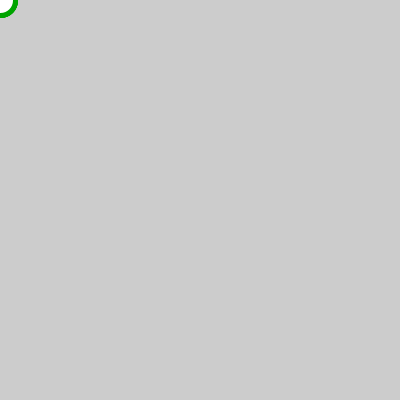
Frame 1 (no input)
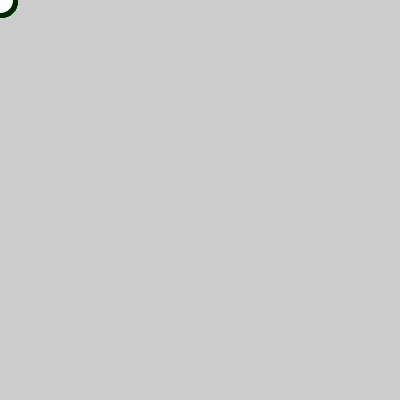
Frame 60 (the mouse pressed at the canvas centre just before this capture)
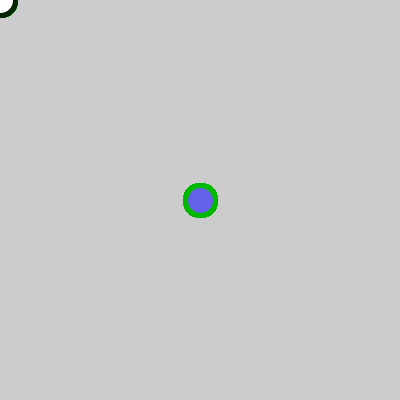
Frame 120 (the mouse held since frame 60 and released just before this capture)

The Processing sketch that drew these frames (run headless with seeded random() and noise(); from frame 60 on, the mouse is pressed at the canvas centre):

// Processing sketch: processing_108793
// ── processing_108793.pde

//Homework 3
//Copyright William Aldrich, Pittsburgh, PA, September 5

float x,y,wd,ht;

void setup()
{
  size(400,400);
  x = 0;
  smooth();
}

void draw()
{
  stroke(0,random(255),0);
  strokeWeight(5);
  if (mousePressed){
    //background(0,0,0);
    x = 0;
    fill(random(255),random(255),random(255));
  }
  else{
    //background(x,0,0);
    x = x+.5;
  }
  ellipse(mouseX,mouseY,30,30);
  ellipse(mouseY,mouseX,30,30);
  ellipse(mouseX,mouseX,30,30);
  ellipse(mouseY,mouseY,30,30);
}
